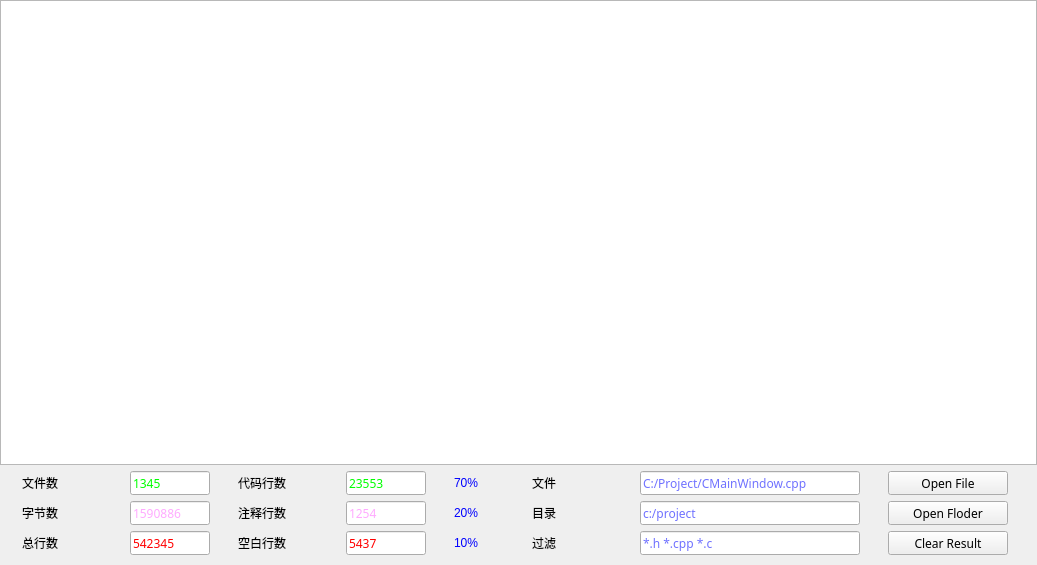
<?xml version="1.0" encoding="UTF-8"?>
<ui version="4.0">
 <class>MainWindow</class>
 <widget class="QMainWindow" name="MainWindow">
  <property name="geometry">
   <rect>
    <x>0</x>
    <y>0</y>
    <width>1037</width>
    <height>565</height>
   </rect>
  </property>
  <property name="windowTitle">
   <string>代码行统计工具</string>
  </property>
  <widget class="QWidget" name="centralWidget">
   <layout class="QVBoxLayout" name="verticalLayout_2">
    <property name="leftMargin">
     <number>0</number>
    </property>
    <property name="topMargin">
     <number>0</number>
    </property>
    <property name="rightMargin">
     <number>0</number>
    </property>
    <property name="bottomMargin">
     <number>10</number>
    </property>
    <item>
     <widget class="QTableView" name="tableView"/>
    </item>
    <item>
     <layout class="QVBoxLayout" name="verticalLayout">
      <item>
       <layout class="QHBoxLayout" name="horizontalLayout_line1">
        <item>
         <widget class="QLabel" name="label_fileCount">
          <property name="minimumSize">
           <size>
            <width>80</width>
            <height>24</height>
           </size>
          </property>
          <property name="maximumSize">
           <size>
            <width>80</width>
            <height>24</height>
           </size>
          </property>
          <property name="font">
           <font>
            <family>微软雅黑</family>
           </font>
          </property>
          <property name="text">
           <string>文件数</string>
          </property>
         </widget>
        </item>
        <item>
         <widget class="QLineEdit" name="lineEdit_fileCount">
          <property name="minimumSize">
           <size>
            <width>80</width>
            <height>24</height>
           </size>
          </property>
          <property name="maximumSize">
           <size>
            <width>80</width>
            <height>24</height>
           </size>
          </property>
          <property name="font">
           <font>
            <family>微软雅黑</family>
           </font>
          </property>
          <property name="styleSheet">
           <string notr="true">color: rgb(0, 255, 0);</string>
          </property>
          <property name="text">
           <string>1345</string>
          </property>
         </widget>
        </item>
        <item>
         <widget class="QLabel" name="label_codeLines">
          <property name="minimumSize">
           <size>
            <width>80</width>
            <height>24</height>
           </size>
          </property>
          <property name="maximumSize">
           <size>
            <width>80</width>
            <height>24</height>
           </size>
          </property>
          <property name="font">
           <font>
            <family>微软雅黑</family>
           </font>
          </property>
          <property name="text">
           <string>代码行数</string>
          </property>
         </widget>
        </item>
        <item>
         <widget class="QLineEdit" name="lineEdit_codeLines">
          <property name="minimumSize">
           <size>
            <width>80</width>
            <height>24</height>
           </size>
          </property>
          <property name="maximumSize">
           <size>
            <width>80</width>
            <height>24</height>
           </size>
          </property>
          <property name="font">
           <font>
            <family>微软雅黑</family>
           </font>
          </property>
          <property name="styleSheet">
           <string notr="true">color: rgb(0, 255, 0);</string>
          </property>
          <property name="text">
           <string>23553</string>
          </property>
         </widget>
        </item>
        <item>
         <widget class="QLabel" name="label_percentCode">
          <property name="minimumSize">
           <size>
            <width>50</width>
            <height>24</height>
           </size>
          </property>
          <property name="maximumSize">
           <size>
            <width>50</width>
            <height>24</height>
           </size>
          </property>
          <property name="styleSheet">
           <string notr="true">color: rgb(0, 0, 255);</string>
          </property>
          <property name="text">
           <string>70%</string>
          </property>
         </widget>
        </item>
        <item>
         <widget class="QLabel" name="label_fileName">
          <property name="minimumSize">
           <size>
            <width>80</width>
            <height>24</height>
           </size>
          </property>
          <property name="maximumSize">
           <size>
            <width>80</width>
            <height>24</height>
           </size>
          </property>
          <property name="font">
           <font>
            <family>微软雅黑</family>
           </font>
          </property>
          <property name="text">
           <string>文件</string>
          </property>
         </widget>
        </item>
        <item>
         <widget class="QLineEdit" name="lineEdit_fileName">
          <property name="minimumSize">
           <size>
            <width>220</width>
            <height>24</height>
           </size>
          </property>
          <property name="maximumSize">
           <size>
            <width>220</width>
            <height>24</height>
           </size>
          </property>
          <property name="font">
           <font>
            <family>微软雅黑</family>
           </font>
          </property>
          <property name="styleSheet">
           <string notr="true">color: rgb(112, 114, 255);</string>
          </property>
          <property name="text">
           <string>C:/Project/CMainWindow.cpp</string>
          </property>
         </widget>
        </item>
        <item>
         <widget class="QPushButton" name="pushButton_openFile">
          <property name="minimumSize">
           <size>
            <width>120</width>
            <height>24</height>
           </size>
          </property>
          <property name="maximumSize">
           <size>
            <width>120</width>
            <height>24</height>
           </size>
          </property>
          <property name="font">
           <font>
            <family>微软雅黑</family>
           </font>
          </property>
          <property name="text">
           <string>Open File</string>
          </property>
         </widget>
        </item>
       </layout>
      </item>
      <item>
       <layout class="QHBoxLayout" name="horizontalLayout_line2">
        <item>
         <widget class="QLabel" name="label_byteCount">
          <property name="minimumSize">
           <size>
            <width>80</width>
            <height>24</height>
           </size>
          </property>
          <property name="maximumSize">
           <size>
            <width>80</width>
            <height>24</height>
           </size>
          </property>
          <property name="font">
           <font>
            <family>微软雅黑</family>
           </font>
          </property>
          <property name="text">
           <string>字节数</string>
          </property>
         </widget>
        </item>
        <item>
         <widget class="QLineEdit" name="lineEdit_byteCount">
          <property name="minimumSize">
           <size>
            <width>80</width>
            <height>24</height>
           </size>
          </property>
          <property name="maximumSize">
           <size>
            <width>80</width>
            <height>24</height>
           </size>
          </property>
          <property name="font">
           <font>
            <family>微软雅黑</family>
           </font>
          </property>
          <property name="styleSheet">
           <string notr="true">color: rgb(255, 170, 255);</string>
          </property>
          <property name="text">
           <string>1590886</string>
          </property>
         </widget>
        </item>
        <item>
         <widget class="QLabel" name="label_noteLines">
          <property name="minimumSize">
           <size>
            <width>80</width>
            <height>24</height>
           </size>
          </property>
          <property name="maximumSize">
           <size>
            <width>80</width>
            <height>24</height>
           </size>
          </property>
          <property name="font">
           <font>
            <family>微软雅黑</family>
           </font>
          </property>
          <property name="text">
           <string>注释行数</string>
          </property>
         </widget>
        </item>
        <item>
         <widget class="QLineEdit" name="lineEdit_noteLines">
          <property name="minimumSize">
           <size>
            <width>80</width>
            <height>24</height>
           </size>
          </property>
          <property name="maximumSize">
           <size>
            <width>80</width>
            <height>24</height>
           </size>
          </property>
          <property name="font">
           <font>
            <family>微软雅黑</family>
           </font>
          </property>
          <property name="styleSheet">
           <string notr="true">color: rgb(255, 170, 255);</string>
          </property>
          <property name="text">
           <string>1254</string>
          </property>
         </widget>
        </item>
        <item>
         <widget class="QLabel" name="label_percentNotes">
          <property name="minimumSize">
           <size>
            <width>50</width>
            <height>24</height>
           </size>
          </property>
          <property name="maximumSize">
           <size>
            <width>50</width>
            <height>24</height>
           </size>
          </property>
          <property name="styleSheet">
           <string notr="true">color: rgb(0, 0, 255);</string>
          </property>
          <property name="text">
           <string>20%</string>
          </property>
         </widget>
        </item>
        <item>
         <widget class="QLabel" name="label_dir">
          <property name="minimumSize">
           <size>
            <width>80</width>
            <height>24</height>
           </size>
          </property>
          <property name="maximumSize">
           <size>
            <width>80</width>
            <height>24</height>
           </size>
          </property>
          <property name="font">
           <font>
            <family>微软雅黑</family>
           </font>
          </property>
          <property name="text">
           <string>目录</string>
          </property>
         </widget>
        </item>
        <item>
         <widget class="QLineEdit" name="lineEdit_dir">
          <property name="minimumSize">
           <size>
            <width>220</width>
            <height>24</height>
           </size>
          </property>
          <property name="maximumSize">
           <size>
            <width>220</width>
            <height>24</height>
           </size>
          </property>
          <property name="font">
           <font>
            <family>微软雅黑</family>
           </font>
          </property>
          <property name="styleSheet">
           <string notr="true">color: rgb(112, 114, 255);</string>
          </property>
          <property name="text">
           <string>c:/project</string>
          </property>
         </widget>
        </item>
        <item>
         <widget class="QPushButton" name="pushButton_openDir">
          <property name="minimumSize">
           <size>
            <width>120</width>
            <height>24</height>
           </size>
          </property>
          <property name="maximumSize">
           <size>
            <width>120</width>
            <height>24</height>
           </size>
          </property>
          <property name="font">
           <font>
            <family>微软雅黑</family>
           </font>
          </property>
          <property name="text">
           <string>Open Floder</string>
          </property>
         </widget>
        </item>
       </layout>
      </item>
      <item>
       <layout class="QHBoxLayout" name="horizontalLayout_line3">
        <item>
         <widget class="QLabel" name="label_totalLines">
          <property name="minimumSize">
           <size>
            <width>80</width>
            <height>24</height>
           </size>
          </property>
          <property name="maximumSize">
           <size>
            <width>80</width>
            <height>24</height>
           </size>
          </property>
          <property name="font">
           <font>
            <family>微软雅黑</family>
           </font>
          </property>
          <property name="text">
           <string>总行数</string>
          </property>
         </widget>
        </item>
        <item>
         <widget class="QLineEdit" name="lineEdit_totalLines">
          <property name="minimumSize">
           <size>
            <width>80</width>
            <height>24</height>
           </size>
          </property>
          <property name="maximumSize">
           <size>
            <width>80</width>
            <height>24</height>
           </size>
          </property>
          <property name="font">
           <font>
            <family>微软雅黑</family>
           </font>
          </property>
          <property name="styleSheet">
           <string notr="true">color: rgb(255, 0, 0);</string>
          </property>
          <property name="text">
           <string>542345</string>
          </property>
         </widget>
        </item>
        <item>
         <widget class="QLabel" name="label_blankLines">
          <property name="minimumSize">
           <size>
            <width>80</width>
            <height>24</height>
           </size>
          </property>
          <property name="maximumSize">
           <size>
            <width>80</width>
            <height>24</height>
           </size>
          </property>
          <property name="font">
           <font>
            <family>微软雅黑</family>
           </font>
          </property>
          <property name="text">
           <string>空白行数</string>
          </property>
         </widget>
        </item>
        <item>
         <widget class="QLineEdit" name="lineEdit_blankLines">
          <property name="minimumSize">
           <size>
            <width>80</width>
            <height>24</height>
           </size>
          </property>
          <property name="maximumSize">
           <size>
            <width>80</width>
            <height>24</height>
           </size>
          </property>
          <property name="font">
           <font>
            <family>微软雅黑</family>
           </font>
          </property>
          <property name="styleSheet">
           <string notr="true">color: rgb(255, 0, 0);</string>
          </property>
          <property name="text">
           <string>5437</string>
          </property>
         </widget>
        </item>
        <item>
         <widget class="QLabel" name="label_percentBlank">
          <property name="minimumSize">
           <size>
            <width>50</width>
            <height>24</height>
           </size>
          </property>
          <property name="maximumSize">
           <size>
            <width>50</width>
            <height>24</height>
           </size>
          </property>
          <property name="styleSheet">
           <string notr="true">color: rgb(0, 0, 255);</string>
          </property>
          <property name="text">
           <string>10%</string>
          </property>
         </widget>
        </item>
        <item>
         <widget class="QLabel" name="label_filter">
          <property name="minimumSize">
           <size>
            <width>80</width>
            <height>24</height>
           </size>
          </property>
          <property name="maximumSize">
           <size>
            <width>80</width>
            <height>24</height>
           </size>
          </property>
          <property name="font">
           <font>
            <family>微软雅黑</family>
           </font>
          </property>
          <property name="text">
           <string>过滤</string>
          </property>
         </widget>
        </item>
        <item>
         <widget class="QLineEdit" name="lineEdit_filter">
          <property name="minimumSize">
           <size>
            <width>220</width>
            <height>24</height>
           </size>
          </property>
          <property name="maximumSize">
           <size>
            <width>220</width>
            <height>24</height>
           </size>
          </property>
          <property name="font">
           <font>
            <family>微软雅黑</family>
           </font>
          </property>
          <property name="styleSheet">
           <string notr="true">color: rgb(112, 114, 255);</string>
          </property>
          <property name="text">
           <string>*.h *.cpp *.c</string>
          </property>
         </widget>
        </item>
        <item>
         <widget class="QPushButton" name="pushButton_clearResult">
          <property name="minimumSize">
           <size>
            <width>120</width>
            <height>24</height>
           </size>
          </property>
          <property name="maximumSize">
           <size>
            <width>120</width>
            <height>24</height>
           </size>
          </property>
          <property name="font">
           <font>
            <family>微软雅黑</family>
           </font>
          </property>
          <property name="text">
           <string>Clear Result</string>
          </property>
         </widget>
        </item>
       </layout>
      </item>
     </layout>
    </item>
   </layout>
  </widget>
 </widget>
 <layoutdefault spacing="6" margin="11"/>
 <resources/>
 <connections/>
</ui>
